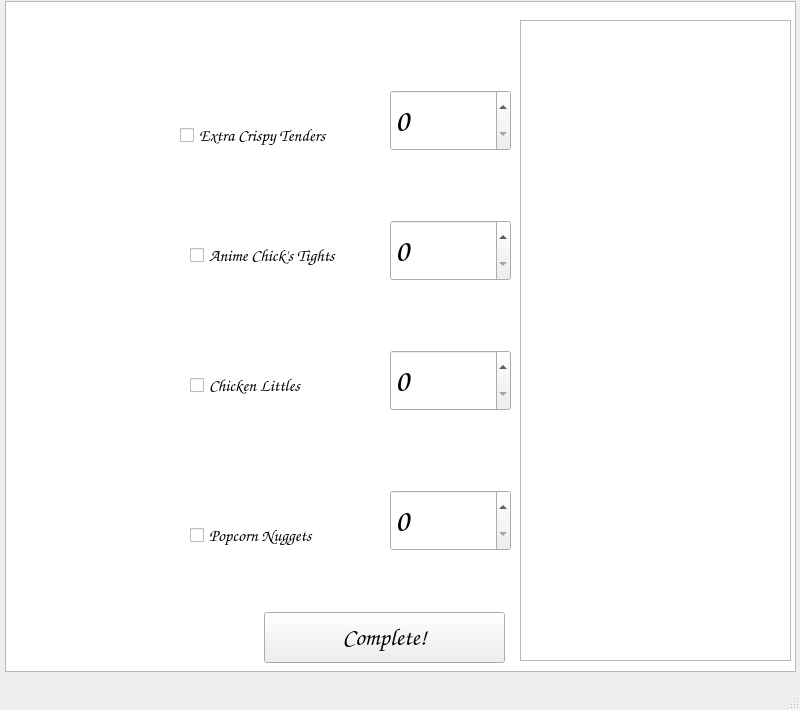
<?xml version="1.0" encoding="UTF-8"?>
<ui version="4.0">
 <class>MainWindow</class>
 <widget class="QMainWindow" name="MainWindow">
  <property name="geometry">
   <rect>
    <x>0</x>
    <y>0</y>
    <width>800</width>
    <height>710</height>
   </rect>
  </property>
  <property name="windowTitle">
   <string>MainWindow</string>
  </property>
  <widget class="QWidget" name="centralwidget">
   <widget class="QTableView" name="tableView">
    <property name="geometry">
     <rect>
      <x>5</x>
      <y>1</y>
      <width>791</width>
      <height>671</height>
     </rect>
    </property>
   </widget>
   <widget class="QLabel" name="tights">
    <property name="geometry">
     <rect>
      <x>30</x>
      <y>180</y>
      <width>141</width>
      <height>131</height>
     </rect>
    </property>
    <property name="cursor">
     <cursorShape>OpenHandCursor</cursorShape>
    </property>
    <property name="whatsThis">
     <string>&lt;html&gt;&lt;head/&gt;&lt;body&gt;&lt;p&gt;&lt;img src=&quot;:/pi/ect.jpg&quot;/&gt;&lt;/p&gt;&lt;/body&gt;&lt;/html&gt;</string>
    </property>
    <property name="text">
     <string/>
    </property>
    <property name="textFormat">
     <enum>Qt::RichText</enum>
    </property>
    <property name="pixmap">
     <pixmap>crisp_an_tig.jpg</pixmap>
    </property>
    <property name="scaledContents">
     <bool>true</bool>
    </property>
   </widget>
   <widget class="QLabel" name="tenders">
    <property name="geometry">
     <rect>
      <x>30</x>
      <y>40</y>
      <width>141</width>
      <height>131</height>
     </rect>
    </property>
    <property name="whatsThis">
     <string>&lt;html&gt;&lt;head/&gt;&lt;body&gt;&lt;p&gt;&lt;br/&gt;&lt;/p&gt;&lt;/body&gt;&lt;/html&gt;</string>
    </property>
    <property name="text">
     <string/>
    </property>
    <property name="textFormat">
     <enum>Qt::RichText</enum>
    </property>
    <property name="pixmap">
     <pixmap>ect.jpg</pixmap>
    </property>
    <property name="scaledContents">
     <bool>true</bool>
    </property>
   </widget>
   <widget class="QLabel" name="idks">
    <property name="geometry">
     <rect>
      <x>30</x>
      <y>330</y>
      <width>141</width>
      <height>131</height>
     </rect>
    </property>
    <property name="whatsThis">
     <string>&lt;html&gt;&lt;head/&gt;&lt;body&gt;&lt;p&gt;&lt;img src=&quot;:/pi/ect.jpg&quot;/&gt;&lt;/p&gt;&lt;/body&gt;&lt;/html&gt;</string>
    </property>
    <property name="text">
     <string/>
    </property>
    <property name="textFormat">
     <enum>Qt::RichText</enum>
    </property>
    <property name="pixmap">
     <pixmap>chick_litt.jpg</pixmap>
    </property>
    <property name="scaledContents">
     <bool>true</bool>
    </property>
   </widget>
   <widget class="QLabel" name="popcorns">
    <property name="geometry">
     <rect>
      <x>30</x>
      <y>480</y>
      <width>141</width>
      <height>131</height>
     </rect>
    </property>
    <property name="whatsThis">
     <string>&lt;html&gt;&lt;head/&gt;&lt;body&gt;&lt;p&gt;&lt;img src=&quot;:/pi/ect.jpg&quot;/&gt;&lt;/p&gt;&lt;/body&gt;&lt;/html&gt;</string>
    </property>
    <property name="text">
     <string/>
    </property>
    <property name="textFormat">
     <enum>Qt::RichText</enum>
    </property>
    <property name="pixmap">
     <pixmap>nugg_pop.webp</pixmap>
    </property>
    <property name="scaledContents">
     <bool>true</bool>
    </property>
   </widget>
   <widget class="QCheckBox" name="corn_cg">
    <property name="geometry">
     <rect>
      <x>190</x>
      <y>520</y>
      <width>171</width>
      <height>31</height>
     </rect>
    </property>
    <property name="font">
     <font>
      <family>Comic Sans MS</family>
      <pointsize>13</pointsize>
     </font>
    </property>
    <property name="text">
     <string>Popcorn Nuggets</string>
    </property>
   </widget>
   <widget class="QCheckBox" name="lits_cb">
    <property name="geometry">
     <rect>
      <x>190</x>
      <y>370</y>
      <width>171</width>
      <height>31</height>
     </rect>
    </property>
    <property name="font">
     <font>
      <family>Comic Sans MS</family>
      <pointsize>13</pointsize>
     </font>
    </property>
    <property name="text">
     <string>Chicken Littles</string>
    </property>
   </widget>
   <widget class="QCheckBox" name="tights_cb">
    <property name="geometry">
     <rect>
      <x>190</x>
      <y>240</y>
      <width>201</width>
      <height>31</height>
     </rect>
    </property>
    <property name="font">
     <font>
      <family>Comic Sans MS</family>
      <pointsize>13</pointsize>
     </font>
    </property>
    <property name="text">
     <string>Anime Chick's Tights</string>
    </property>
   </widget>
   <widget class="QCheckBox" name="tenders_cb">
    <property name="geometry">
     <rect>
      <x>180</x>
      <y>120</y>
      <width>201</width>
      <height>31</height>
     </rect>
    </property>
    <property name="font">
     <font>
      <family>Comic Sans MS</family>
      <pointsize>13</pointsize>
     </font>
    </property>
    <property name="text">
     <string>Extra Crispy Tenders</string>
    </property>
   </widget>
   <widget class="QSpinBox" name="tenders_sb">
    <property name="geometry">
     <rect>
      <x>390</x>
      <y>90</y>
      <width>121</width>
      <height>61</height>
     </rect>
    </property>
    <property name="font">
     <font>
      <family>Comic Sans MS</family>
      <pointsize>24</pointsize>
     </font>
    </property>
   </widget>
   <widget class="QSpinBox" name="tights_sb">
    <property name="geometry">
     <rect>
      <x>390</x>
      <y>220</y>
      <width>121</width>
      <height>61</height>
     </rect>
    </property>
    <property name="font">
     <font>
      <family>Comic Sans MS</family>
      <pointsize>24</pointsize>
     </font>
    </property>
   </widget>
   <widget class="QSpinBox" name="lits_sb">
    <property name="geometry">
     <rect>
      <x>390</x>
      <y>350</y>
      <width>121</width>
      <height>61</height>
     </rect>
    </property>
    <property name="font">
     <font>
      <family>Comic Sans MS</family>
      <pointsize>24</pointsize>
     </font>
    </property>
   </widget>
   <widget class="QSpinBox" name="corn_sb">
    <property name="geometry">
     <rect>
      <x>390</x>
      <y>490</y>
      <width>121</width>
      <height>61</height>
     </rect>
    </property>
    <property name="font">
     <font>
      <family>Comic Sans MS</family>
      <pointsize>24</pointsize>
     </font>
    </property>
   </widget>
   <widget class="QTextEdit" name="textEdit">
    <property name="geometry">
     <rect>
      <x>520</x>
      <y>20</y>
      <width>271</width>
      <height>641</height>
     </rect>
    </property>
   </widget>
   <widget class="QPushButton" name="check_button">
    <property name="geometry">
     <rect>
      <x>264</x>
      <y>612</y>
      <width>241</width>
      <height>51</height>
     </rect>
    </property>
    <property name="font">
     <font>
      <family>Comic Sans MS</family>
      <pointsize>18</pointsize>
     </font>
    </property>
    <property name="text">
     <string>Complete!</string>
    </property>
   </widget>
  </widget>
  <widget class="QMenuBar" name="menubar">
   <property name="geometry">
    <rect>
     <x>0</x>
     <y>0</y>
     <width>800</width>
     <height>19</height>
    </rect>
   </property>
  </widget>
  <widget class="QStatusBar" name="statusbar"/>
 </widget>
 <resources/>
 <connections/>
</ui>
